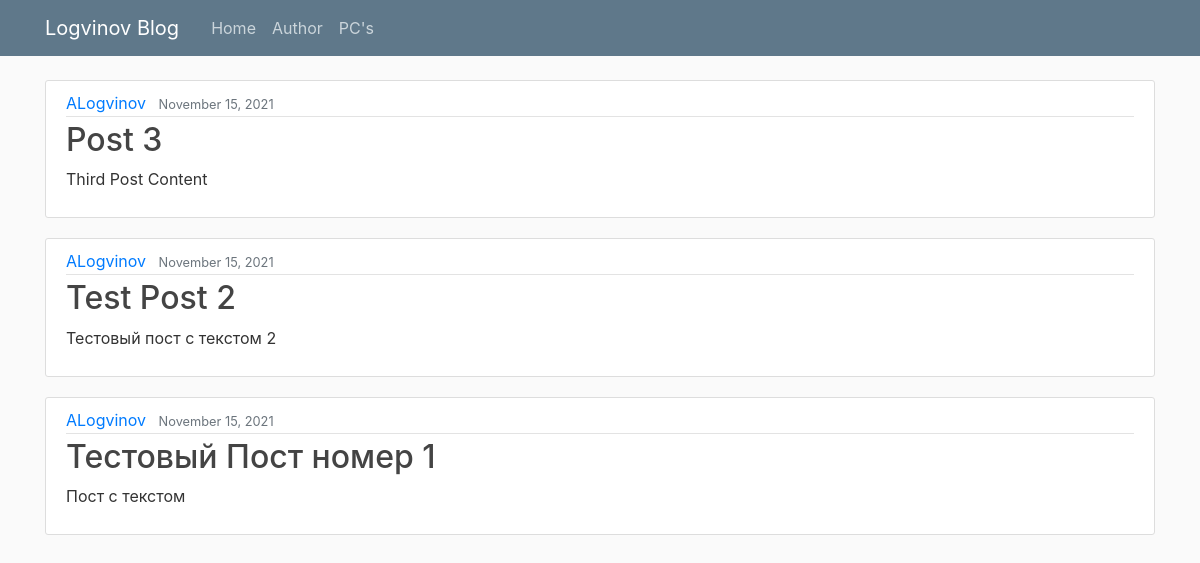
The page / on the database its author committed.
### review/models.py (models this page shows, shortened)
class Post(models.Model):
	title = models.CharField(max_length=100)
	content = models.TextField()
	date_posted = models.DateTimeField(default=timezone.now)
	author = models.ForeignKey(User, on_delete=models.CASCADE)

### review/views.py (the view)
# urls.py: path('', PostListView.as_view(), name='reviews-home'),
class PostListView(ListView):
	model = Post
	template_name = 'review/home.html'
	context_object_name = 'posts'
	ordering = ['-date_posted']

### review/templates/review/Home.html
{% extends "review/base.html" %}
{% block content %}
	{% for post in posts %}
		<article class="media content-section">
		  <div class="media-body">
			<div class="article-metadata">
			  <a class="mr-2" href="about/">{{ post.author }}</a>
			  <small class="text-muted">{{ post.date_posted|date:"F d, Y" }}</small>
			</div>
			<h2><a class="article-title" href="{% url 'reviews-detail' post.id %}">{{ post.title }}</a></h2>
			<p class="article-content">{{ post.content }}</p>
		  </div>
		</article>
	{% endfor %}
{% endblock content %}

### review/templates/review/Base.html (shortened to what this page needs)
{% load static %}
<!DOCTYPE html>
<html>
<head>
    <link rel="stylesheet" href="https://maxcdn.bootstrapcdn.com/bootstrap/4.0.0/css/bootstrap.min.css">
	<link rel="stylesheet" type="text/css" href="{% static 'review/main.css' %}">
</head>
<body>
	<header class="site-header">
	  <nav class="navbar navbar-expand-md navbar-dark bg-steel fixed-top">
		<div class="container">
		  <a class="navbar-brand mr-4" href="{% url 'reviews-home' %}">Logvinov Blog</a>
		  <div class="collapse navbar-collapse" id="navbarToggle">
			<div class="navbar-nav mr-auto">
			  <a class="nav-item nav-link" href="{% url 'reviews-home' %}">Home</a>
			  <a class="nav-item nav-link" href="{% url 'reviews-about' %}">Author</a>
			  <a class="nav-item nav-link" href="{% url 'reviews-pc' %}">PC's</a>
			</div>
		  </div>
		</div>
	  </nav>
	</header>
	<div class="container">
		{% block content %}{% endblock %}
	</div>
</body>
</html>

### review/static/review/main.css (style rules this page uses)
body { background: #fafafa; color: #333333; margin-top: 5rem; }
h1, h2, h3, h4, h5, h6 { color: #444444; }
.bg-steel { background-color: #5f788a; }
.site-header .navbar-nav .nav-link { color: #cbd5db; }
.content-section { background: #ffffff; padding: 10px 20px; border: 1px solid #dddddd; border-radius: 3px; margin-bottom: 20px; }
.article-title { color: #444444; }
.article-content { white-space: pre-line; }
.article-metadata { padding-bottom: 1px; margin-bottom: 4px; border-bottom: 1px solid #e3e3e3 }

### rows shown on the page
Post: author "ALogvinov", date_posted "November 15, 2021", title "Post 3", content "Third Post Content"
Post: author "ALogvinov", date_posted "November 15, 2021", title "Test Post 2", content "Тестовый пост с текстом 2"
Post: author "ALogvinov", date_posted "November 15, 2021", title "Тестовый Пост номер 1", content "Пост с текстом"
